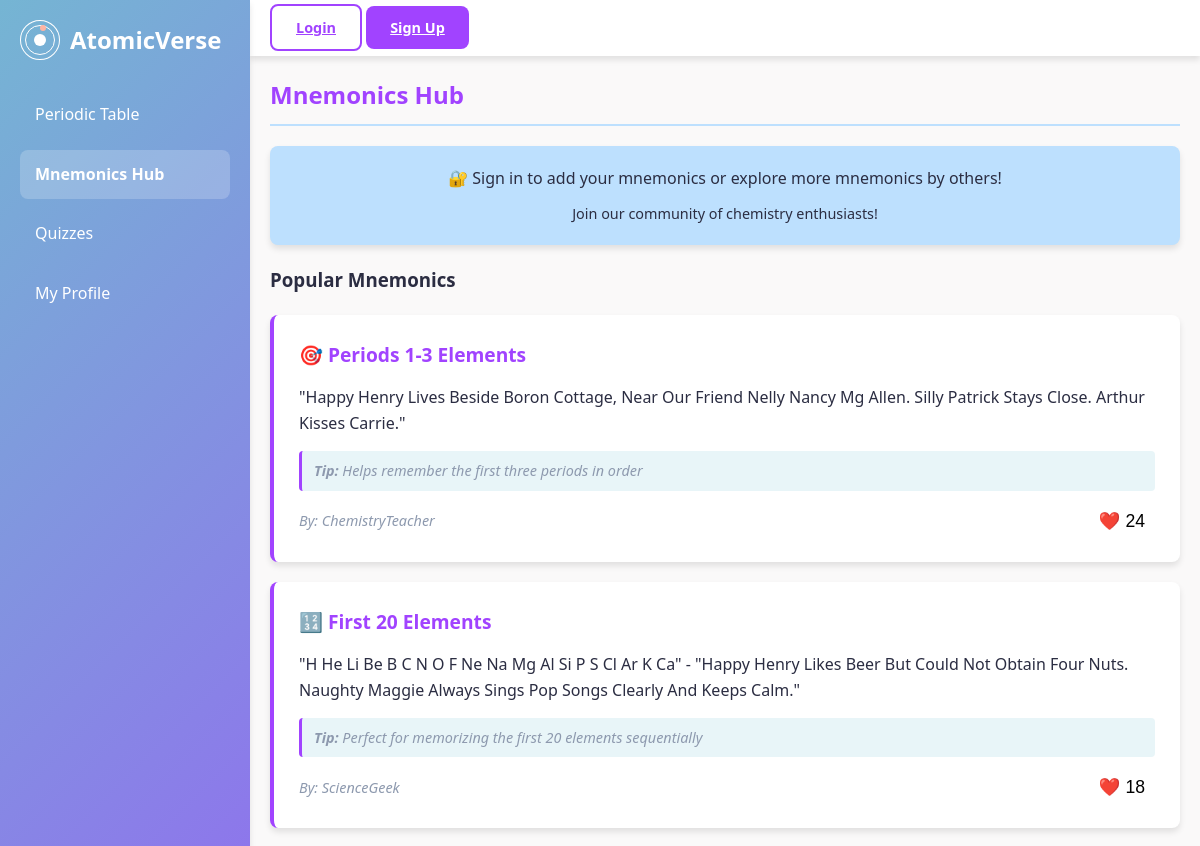
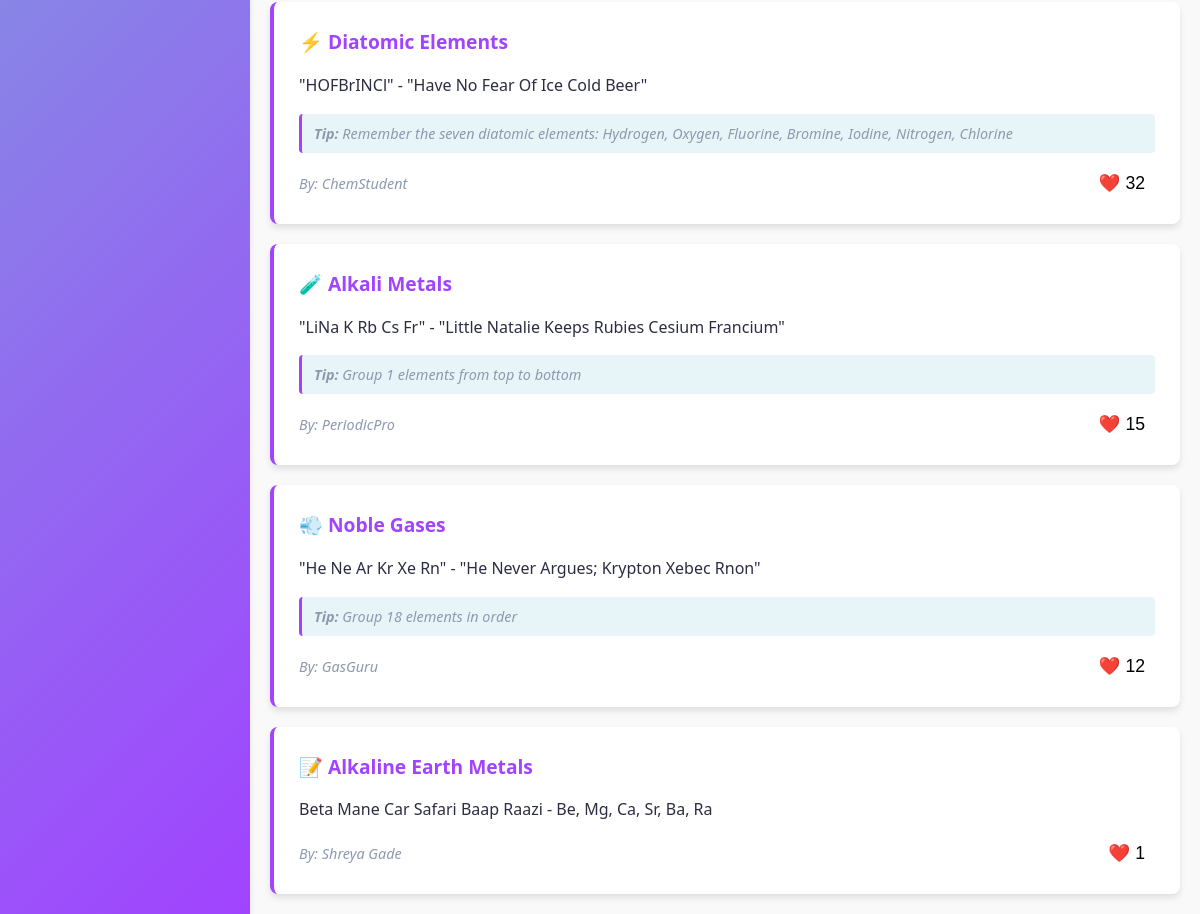
/mnemonics/, run on the app's committed database (2 pictures, top to bottom).
### core/models.py (models this page shows, shortened)
class Mnemonic(models.Model):
    CATEGORY_CHOICES = [
        ('periodic-table', 'Periodic Table'),
        ('element-groups', 'Element Groups'),
        ('atomic-numbers', 'Atomic Numbers'),
        ('other', 'Other'),
    ]
    title = models.CharField(max_length=200)
    content = models.TextField()
    category = models.CharField(max_length=20, choices=CATEGORY_CHOICES)
    author = models.ForeignKey(User, on_delete=models.CASCADE)
    likes = models.ManyToManyField(User, related_name='liked_mnemonics', blank=True)
    created_at = models.DateTimeField(auto_now_add=True)
    def like_count(self):
        return self.likes.count()

### core/views.py (the view)
# urls.py: path('mnemonics/', views.mnemonics_hub, name='mnemonics_hub'),
def mnemonics_hub(request):
    mnemonics = Mnemonic.objects.all().order_by('-created_at')
    return render(request, 'mnemonics.html', {'mnemonics': mnemonics})

### templates/mnemonics.html (shortened to what this page needs)
{% extends 'base.html' %}
{% load static %}
{% block content %}
<div class="container">
    <div class="sidebar">
        <div class="logo">
            <div class="atom-logo">
                <div class="nucleus"></div>
                <div class="electron"></div>
            </div>
            <h1>AtomicVerse</h1>
        </div>
        <nav>
            <ul>
                <li><a href="{% url 'home' %}">Periodic Table</a></li>
                <li><a href="{% url 'mnemonics_hub' %}" class="active">Mnemonics Hub</a></li>
                <li><a href="{% url 'quizzes' %}">Quizzes</a></li>
                <li><a href="{% url 'profile' %}">My Profile</a></li>
            </ul>
        </nav>
    </div>
    <div class="main-content">
        <header>
            <div class="user-auth">
                {% if user.is_authenticated %}
                <div id="user-greeting">
                    <span>Hii, <span id="user-name">{{ user.username }}!</span></span>
                </div>
                {% else %}
                <div id="auth-buttons">
                    <a href="{% url 'profile' %}" class="btn-secondary">Login</a>
                    <a href="{% url 'profile' %}" class="btn-primary">Sign Up</a>
                </div>
                {% endif %}
            </div>
        </header>
        <div class="page-content">
            <h2>Mnemonics Hub</h2>
            {% if user.is_authenticated %}
            <div id="add-mnemonic-section">
                <h3>Add Your Mnemonic</h3>
                <form id="mnemonic-form" method="POST" action="{% url 'add_mnemonic' %}">
                    {% csrf_token %}
                    <div class="form-group">
                        <label for="mnemonic-title">Title:</label>
                        <input type="text" id="mnemonic-title" name="title" required placeholder="Enter a catchy title for your mnemonic">
                    </div>
                    <div class="form-group">
                        <label for="mnemonic-content">Mnemonic:</label>
                        <textarea id="mnemonic-content" name="content" rows="4" required placeholder="Write your creative mnemonic here..."></textarea>
                    </div>
                    <div class="form-group">
                        <label for="mnemonic-category">Category:</label>
                        <select id="mnemonic-category" name="category">
                            <option value="periodic-table">Periodic Table</option>
                            <option value="element-groups">Element Groups</option>
                            <option value="atomic-numbers">Atomic Numbers</option>
                            <option value="other">Other</option>
                        </select>
                    </div>
                    <button type="submit" class="btn-primary">Add Mnemonic</button>
                </form>
            </div>
            {% else %}
            <div id="guest-message" class="message-box">
                <p>🔐 Sign in to add your mnemonics or explore more mnemonics by others!</p>
                <p style="margin-top: 10px; font-size: 0.9rem;">Join our community of chemistry enthusiasts!</p>
            </div>
            {% endif %}
            <div class="mnemonics-container">
                <h3>Popular Mnemonics</h3>
                <div class="mnemonic-card">
                    <h4>🎯 Periods 1-3 Elements</h4>
                    <p>"Happy Henry Lives Beside Boron Cottage, Near Our Friend Nelly Nancy Mg Allen. Silly Patrick Stays Close. Arthur Kisses Carrie."</p>
                    <p class="mnemonic-tip"><strong>Tip:</strong> Helps remember the first three periods in order</p>
                    <div class="mnemonic-meta">
                        <span class="author">By: ChemistryTeacher</span>
                        <div class="actions">
                            <button class="like-btn" data-mnemonic-id="default1">
                                ❤️ <span>24</span>
                            </button>
                        </div>
                    </div>
                </div>
                <div class="mnemonic-card">
                    <h4>🔢 First 20 Elements</h4>
                    <p>"H He Li Be B C N O F Ne Na Mg Al Si P S Cl Ar K Ca" - "Happy Henry Likes Beer But Could Not Obtain Four Nuts. Naughty Maggie Always Sings Pop Songs Clearly And Keeps Calm."</p>
                    <p class="mnemonic-tip"><strong>Tip:</strong> Perfect for memorizing the first 20 elements sequentially</p>
                    <div class="mnemonic-meta">
                        <span class="author">By: ScienceGeek</span>
                        <div class="actions">
                            <button class="like-btn" data-mnemonic-id="default2">
                                ❤️ <span>18</span>
                            </button>
                        </div>
                    </div>
                </div>
                <div class="mnemonic-card">
                    <h4>⚡ Diatomic Elements</h4>
                    <p>"HOFBrINCl" - "Have No Fear Of Ice Cold Beer"</p>
                    <p class="mnemonic-tip"><strong>Tip:</strong> Remember the seven diatomic elements: Hydrogen, Oxygen, Fluorine, Bromine, Iodine, Nitrogen, Chlorine</p>
                    <div class="mnemonic-meta">
                        <span class="author">By: ChemStudent</span>
                        <div class="actions">
                            <button class="like-btn" data-mnemonic-id="default3">
                                ❤️ <span>32</span>
                            </button>
                        </div>
                    </div>
                </div>
                <div class="mnemonic-card">
                    <h4>🧪 Alkali Metals</h4>
                    <p>"LiNa K Rb Cs Fr" - "Little Natalie Keeps Rubies Cesium Francium"</p>
                    <p class="mnemonic-tip"><strong>Tip:</strong> Group 1 elements from top to bottom</p>
                    <div class="mnemonic-meta">
                        <span class="author">By: PeriodicPro</span>
                        <div class="actions">
                            <button class="like-btn" data-mnemonic-id="default4">
                                ❤️ <span>15</span>
                            </button>
                        </div>
                    </div>
                </div>
                <div class="mnemonic-card">
                    <h4>💨 Noble Gases</h4>
                    <p>"He Ne Ar Kr Xe Rn" - "He Never Argues; Krypton Xebec Rnon"</p>
                    <p class="mnemonic-tip"><strong>Tip:</strong> Group 18 elements in order</p>
                    <div class="mnemonic-meta">
                        <span class="author">By: GasGuru</span>
                        <div class="actions">
                            <button class="like-btn" data-mnemonic-id="default5">
                                ❤️ <span>12</span>
                            </button>
                        </div>
                    </div>
                </div>
                {% for mnemonic in mnemonics %}
                <div class="mnemonic-card">
                    <h4>📝 {{ mnemonic.title }}</h4>
                    <p>{{ mnemonic.content }}</p>
                    <div class="mnemonic-meta">
                        <span class="author">By: {{ mnemonic.author.username }}</span>
                        <div class="actions">
                            <button class="like-btn {% if user in mnemonic.likes.all %}liked{% endif %}"
                                    data-mnemonic-id="{{ mnemonic.id }}"
                                    onclick="handleLikeMnemonic('{{ mnemonic.id }}', this)">
                                ❤️ <span>{{ mnemonic.like_count }}</span>
                            </button>
                        </div>
                    </div>
                </div>
                {% empty %}
                <div class="empty-state">
                    <p>No user mnemonics yet. Be the first to share one!</p>
                </div>
                {% endfor %}
            </div>
        </div>
    </div>
</div>
{% endblock %}

### static/css/styles.css (style rules this page uses)
* { margin: 0; padding: 0; box-sizing: border-box; }
:root { --primary: #75b5d3; --secondary: #a143ff; --accent: #FFB4A2; --background: #FAF9F9; --surface: #FFFFFF; --text: #2B2D42; --text-light: #8D99AE; --success: #A7C957; --warning: #F4A261; --danger: #E63946; --pastel-blue: #BDE0FE; --pastel-green: #CCE3DE; --pastel-yellow: #FDFFB6; --pastel-pink: #FFC8DD; --pastel-purple: #CDB4DB; --border-radius: 8px; --shadow: 0 4px 6px rgba(0, 0, 0, 0.1); --transition: all 0.3s ease; }
body { font-family: 'Segoe UI', Tahoma, Geneva, Verdana, sans-serif; background-color: var(--background); color: var(--text); line-height: 1.6; }
.container { display: flex; min-height: 100vh; }
.sidebar { width: 250px; background: linear-gradient(135deg, var(--primary), var(--secondary)); color: white; padding: 20px; display: flex; flex-direction: column; box-shadow: var(--shadow); z-index: 10; }
.logo { display: flex; align-items: center; margin-bottom: 30px; }
.atom-logo { position: relative; width: 40px; height: 40px; margin-right: 10px; }
.nucleus { position: absolute; top: 50%; left: 50%; transform: translate(-50%, -50%); width: 12px; height: 12px; background-color: white; border-radius: 50%; z-index: 2; }
.electron { position: absolute; top: 5px; left: 20px; width: 6px; height: 6px; background-color: var(--accent); border-radius: 50%; animation: orbit 3s linear infinite; }
.logo h1 { font-size: 1.5rem; font-weight: 700; }
.sidebar nav ul { list-style: none; }
.sidebar nav li { margin-bottom: 10px; }
.sidebar nav a { display: block; padding: 12px 15px; color: white; text-decoration: none; border-radius: var(--border-radius); transition: var(--transition); }
.sidebar nav a.active { background-color: rgba(255, 255, 255, 0.2); font-weight: 600; }
.main-content { flex: 1; display: flex; flex-direction: column; overflow: auto; }
header { padding: 15px 20px; background-color: var(--surface); box-shadow: var(--shadow); display: flex; justify-content: space-between; align-items: flex-start; flex-wrap: wrap; gap: 15px; min-height: auto; flex-shrink: 0; }
.user-auth { display: flex; align-items: center; gap: 15px; }
.btn-primary, .btn-secondary { padding: 12px 24px; border: none; border-radius: var(--border-radius); cursor: pointer; transition: var(--transition); font-weight: 600; font-size: 0.9rem; }
.btn-primary { background-color: var(--secondary); color: white; }
.btn-secondary { background-color: transparent; color: var(--secondary); border: 2px solid var(--secondary); }
.page-content { padding: 20px; flex: 1; }
.page-content h2 { margin-bottom: 20px; color: var(--secondary); border-bottom: 2px solid var(--pastel-blue); padding-bottom: 10px; }
.message-box { background-color: var(--pastel-blue); padding: 20px; border-radius: var(--border-radius); margin-bottom: 20px; text-align: center; box-shadow: var(--shadow); }
.mnemonics-container { display: grid; gap: 20px; margin-top: 20px; }
.mnemonic-card { background-color: var(--surface); padding: 25px; border-radius: var(--border-radius); box-shadow: var(--shadow); transition: var(--transition); border-left: 4px solid var(--secondary); }
.mnemonic-card h4 { color: var(--secondary); margin-bottom: 15px; font-size: 1.2rem; }
.mnemonic-card p { line-height: 1.6; margin-bottom: 15px; }
.mnemonic-meta { display: flex; justify-content: space-between; align-items: center; margin-top: 15px; font-size: 0.9rem; color: var(--text-light); }
.author { font-style: italic; }
.like-btn { background: none; border: none; cursor: pointer; font-size: 1.1rem; display: flex; align-items: center; gap: 5px; padding: 5px 10px; border-radius: 20px; transition: var(--transition); }

### templates/mnemonics.html (style rules this page uses)
.mnemonic-tip { font-size: 0.9rem; color: var(--text-light); font-style: italic; margin-top: 10px; padding: 8px 12px; background: rgba(33, 158, 188, 0.1); border-radius: 4px; border-left: 3px solid var(--secondary); }

### data on the page
Mnemonic: title "Alkaline Earth Metals", content "Beta Mane Car Safari Baap Raazi - Be, Mg, Ca, Sr, Ba, Ra", author.username "Shreya Gade", like_count "1"
